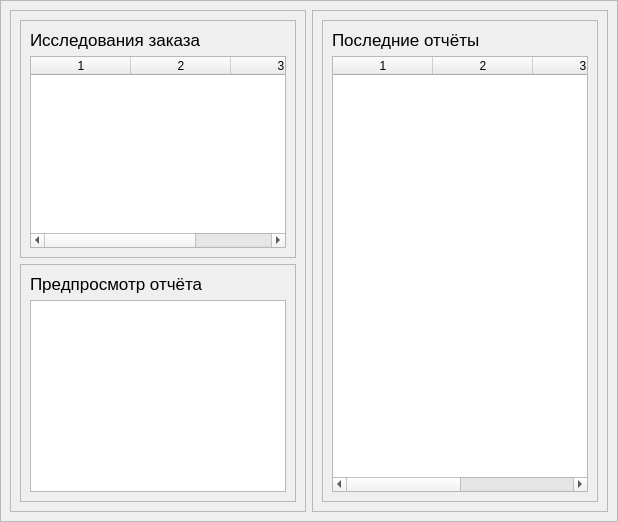
      <widget class="QFrame" name="reportWorkspaceFrame">
       <property name="font">
        <font>
         <pointsize>9</pointsize>
        </font>
       </property>
       <property name="sizePolicy">
        <sizepolicy hsizetype="Expanding" vsizetype="Expanding">
         <horstretch>0</horstretch>
         <verstretch>0</verstretch>
        </sizepolicy>
       </property>
       <property name="frameShape">
        <enum>QFrame::StyledPanel</enum>
       </property>
       <property name="frameShadow">
        <enum>QFrame::Raised</enum>
       </property>
       <layout class="QHBoxLayout" name="horizontalLayout_3">
        <property name="leftMargin">
         <number>9</number>
        </property>
        <property name="topMargin">
         <number>9</number>
        </property>
        <property name="rightMargin">
         <number>9</number>
        </property>
        <property name="bottomMargin">
         <number>9</number>
        </property>
        <property name="spacing">
         <number>6</number>
        </property>
        <property name="sizeConstraint">
         <enum>QLayout::SetDefaultConstraint</enum>
        </property>
        <item>
         <widget class="QFrame" name="reportLeftFrame">
          <property name="font">
           <font>
            <pointsize>9</pointsize>
           </font>
          </property>
          <property name="sizePolicy">
           <sizepolicy hsizetype="Expanding" vsizetype="Preferred">
            <horstretch>0</horstretch>
            <verstretch>0</verstretch>
           </sizepolicy>
          </property>
          <property name="frameShape">
           <enum>QFrame::StyledPanel</enum>
          </property>
          <property name="frameShadow">
           <enum>QFrame::Raised</enum>
          </property>
          <layout class="QVBoxLayout" name="verticalLayout_22">
           <property name="leftMargin">
            <number>9</number>
           </property>
           <property name="topMargin">
            <number>9</number>
           </property>
           <property name="rightMargin">
            <number>9</number>
           </property>
           <property name="bottomMargin">
            <number>9</number>
           </property>
           <property name="spacing">
            <number>6</number>
           </property>
           <property name="sizeConstraint">
            <enum>QLayout::SetDefaultConstraint</enum>
           </property>
           <item>
            <widget class="QFrame" name="researchFrameReports">
             <property name="font">
              <font>
               <pointsize>9</pointsize>
              </font>
             </property>
             <property name="sizePolicy">
              <sizepolicy hsizetype="Preferred" vsizetype="Preferred">
               <horstretch>0</horstretch>
               <verstretch>0</verstretch>
              </sizepolicy>
             </property>
             <property name="frameShape">
              <enum>QFrame::StyledPanel</enum>
             </property>
             <property name="frameShadow">
              <enum>QFrame::Raised</enum>
             </property>
             <layout class="QVBoxLayout" name="verticalLayout_23">
              <property name="leftMargin">
               <number>9</number>
              </property>
              <property name="topMargin">
               <number>9</number>
              </property>
              <property name="rightMargin">
               <number>9</number>
              </property>
              <property name="bottomMargin">
               <number>9</number>
              </property>
              <property name="spacing">
               <number>6</number>
              </property>
              <property name="sizeConstraint">
               <enum>QLayout::SetDefaultConstraint</enum>
              </property>
              <item>
               <widget class="QLabel" name="lblReportResearchTitle">
                <property name="text">
                 <string notr="true">Исследования заказа</string>
                </property>
                <property name="font">
                 <font>
                  <pointsize>13</pointsize>
                 </font>
                </property>
                <property name="sizePolicy">
                 <sizepolicy hsizetype="Preferred" vsizetype="Preferred">
                  <horstretch>0</horstretch>
                  <verstretch>0</verstretch>
                 </sizepolicy>
                </property>
                <property name="alignment">
                 <set>Qt::AlignLeft|Qt::AlignVCenter|Qt::AlignLeading</set>
                </property>
                <property name="frameShape">
                 <enum>QFrame::NoFrame</enum>
                </property>
                <property name="frameShadow">
                 <enum>QFrame::Plain</enum>
                </property>
               </widget>
              </item>
              <item>
               <widget class="QTableWidget" name="tableReportResearch">
                <property name="font">
                 <font>
                  <pointsize>9</pointsize>
                 </font>
                </property>
                <property name="sizePolicy">
                 <sizepolicy hsizetype="Expanding" vsizetype="Expanding">
                  <horstretch>0</horstretch>
                  <verstretch>0</verstretch>
                 </sizepolicy>
                </property>
                <property name="wordWrap">
                 <bool>true</bool>
                </property>
                <property name="frameShape">
                 <enum>QFrame::StyledPanel</enum>
                </property>
                <property name="frameShadow">
                 <enum>QFrame::Sunken</enum>
                </property>
                <property name="alternatingRowColors">
                 <bool>true</bool>
                </property>
                <property name="selectionBehavior">
                 <enum>QAbstractItemView::SelectRows</enum>
                </property>
                <property name="wordWrap">
                 <bool>true</bool>
                </property>
                <property name="columnCount">
                 <number>3</number>
                </property>
               </widget>
              </item>
             </layout>
            </widget>
           </item>
           <item>
            <widget class="QFrame" name="previewFrameReports">
             <property name="font">
              <font>
               <pointsize>9</pointsize>
              </font>
             </property>
             <property name="sizePolicy">
              <sizepolicy hsizetype="Preferred" vsizetype="Preferred">
               <horstretch>0</horstretch>
               <verstretch>0</verstretch>
              </sizepolicy>
             </property>
             <property name="frameShape">
              <enum>QFrame::StyledPanel</enum>
             </property>
             <property name="frameShadow">
              <enum>QFrame::Raised</enum>
             </property>
             <layout class="QVBoxLayout" name="verticalLayout_24">
              <property name="leftMargin">
               <number>9</number>
              </property>
              <property name="topMargin">
               <number>9</number>
              </property>
              <property name="rightMargin">
               <number>9</number>
              </property>
              <property name="bottomMargin">
               <number>9</number>
              </property>
              <property name="spacing">
               <number>6</number>
              </property>
              <property name="sizeConstraint">
               <enum>QLayout::SetDefaultConstraint</enum>
              </property>
              <item>
               <widget class="QLabel" name="lblReportPreviewTitle">
                <property name="text">
                 <string notr="true">Предпросмотр отчёта</string>
                </property>
                <property name="font">
                 <font>
                  <pointsize>13</pointsize>
                 </font>
                </property>
                <property name="sizePolicy">
                 <sizepolicy hsizetype="Preferred" vsizetype="Preferred">
                  <horstretch>0</horstretch>
                  <verstretch>0</verstretch>
                 </sizepolicy>
                </property>
                <property name="alignment">
                 <set>Qt::AlignLeft|Qt::AlignVCenter|Qt::AlignLeading</set>
                </property>
                <property name="frameShape">
                 <enum>QFrame::NoFrame</enum>
                </property>
                <property name="frameShadow">
                 <enum>QFrame::Plain</enum>
                </property>
               </widget>
              </item>
              <item>
               <widget class="QTextBrowser" name="reportPreviewBrowser">
                <property name="font">
                 <font>
                  <pointsize>9</pointsize>
                 </font>
                </property>
                <property name="sizePolicy">
                 <sizepolicy hsizetype="Expanding" vsizetype="Expanding">
                  <horstretch>0</horstretch>
                  <verstretch>0</verstretch>
                 </sizepolicy>
                </property>
                <property name="alignment">
                 <set>Qt::AlignLeft|Qt::AlignLeading</set>
                </property>
                <property name="frameShape">
                 <enum>QFrame::StyledPanel</enum>
                </property>
                <property name="frameShadow">
                 <enum>QFrame::Sunken</enum>
                </property>
                <property name="readOnly">
                 <bool>true</bool>
                </property>
               </widget>
              </item>
             </layout>
            </widget>
           </item>
          </layout>
         </widget>
        </item>
        <item>
         <widget class="QFrame" name="reportRightFrame">
          <property name="font">
           <font>
            <pointsize>9</pointsize>
           </font>
          </property>
          <property name="sizePolicy">
           <sizepolicy hsizetype="Expanding" vsizetype="Preferred">
            <horstretch>0</horstretch>
            <verstretch>0</verstretch>
           </sizepolicy>
          </property>
          <property name="frameShape">
           <enum>QFrame::StyledPanel</enum>
          </property>
          <property name="frameShadow">
           <enum>QFrame::Raised</enum>
          </property>
          <layout class="QVBoxLayout" name="verticalLayout_25">
           <property name="leftMargin">
            <number>9</number>
           </property>
           <property name="topMargin">
            <number>9</number>
           </property>
           <property name="rightMargin">
            <number>9</number>
           </property>
           <property name="bottomMargin">
            <number>9</number>
           </property>
           <property name="spacing">
            <number>6</number>
           </property>
           <property name="sizeConstraint">
            <enum>QLayout::SetDefaultConstraint</enum>
           </property>
           <item>
            <widget class="QFrame" name="recentReportsFrame">
             <property name="font">
              <font>
               <pointsize>9</pointsize>
              </font>
             </property>
             <property name="sizePolicy">
              <sizepolicy hsizetype="Preferred" vsizetype="Preferred">
               <horstretch>0</horstretch>
               <verstretch>0</verstretch>
              </sizepolicy>
             </property>
             <property name="frameShape">
              <enum>QFrame::StyledPanel</enum>
             </property>
             <property name="frameShadow">
              <enum>QFrame::Raised</enum>
             </property>
             <layout class="QVBoxLayout" name="verticalLayout_26">
              <property name="leftMargin">
               <number>9</number>
              </property>
              <property name="topMargin">
               <number>9</number>
              </property>
              <property name="rightMargin">
               <number>9</number>
              </property>
              <property name="bottomMargin">
               <number>9</number>
              </property>
              <property name="spacing">
               <number>6</number>
              </property>
              <property name="sizeConstraint">
               <enum>QLayout::SetDefaultConstraint</enum>
              </property>
              <item>
               <widget class="QLabel" name="lblRecentReportsTitle">
                <property name="text">
                 <string notr="true">Последние отчёты</string>
                </property>
                <property name="font">
                 <font>
                  <pointsize>13</pointsize>
                 </font>
                </property>
                <property name="sizePolicy">
                 <sizepolicy hsizetype="Preferred" vsizetype="Preferred">
                  <horstretch>0</horstretch>
                  <verstretch>0</verstretch>
                 </sizepolicy>
                </property>
                <property name="alignment">
                 <set>Qt::AlignLeft|Qt::AlignVCenter|Qt::AlignLeading</set>
                </property>
                <property name="frameShape">
                 <enum>QFrame::NoFrame</enum>
                </property>
                <property name="frameShadow">
                 <enum>QFrame::Plain</enum>
                </property>
               </widget>
              </item>
              <item>
               <widget class="QTableWidget" name="tableRecentReports">
                <property name="font">
                 <font>
                  <pointsize>9</pointsize>
                 </font>
                </property>
                <property name="sizePolicy">
                 <sizepolicy hsizetype="Expanding" vsizetype="Expanding">
                  <horstretch>0</horstretch>
                  <verstretch>0</verstretch>
                 </sizepolicy>
                </property>
                <property name="wordWrap">
                 <bool>true</bool>
                </property>
                <property name="frameShape">
                 <enum>QFrame::StyledPanel</enum>
                </property>
                <property name="frameShadow">
                 <enum>QFrame::Sunken</enum>
                </property>
                <property name="alternatingRowColors">
                 <bool>true</bool>
                </property>
                <property name="selectionBehavior">
                 <enum>QAbstractItemView::SelectRows</enum>
                </property>
                <property name="wordWrap">
                 <bool>true</bool>
                </property>
                <property name="columnCount">
                 <number>4</number>
                </property>
               </widget>
              </item>
             </layout>
            </widget>
           </item>
          </layout>
         </widget>
        </item>
       </layout>
      </widget>
